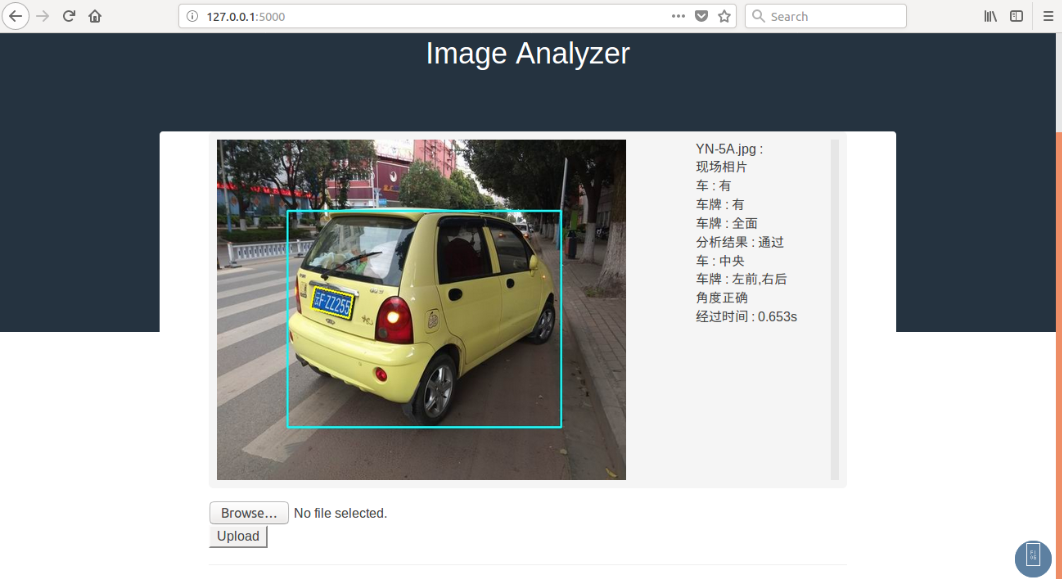
#> input picture imgs/lp.png, 1062 x 579 px
$ python -i shadowremoval.py   (imports and definitions only)   (older library calls are emulated)
#> lines starting #> are read from the running program, lines starting #| are printed output that depends on the picture
#> further down, picture is the input picture: shape (579, 1062, 3); mean B, G, R 160.6, 160.5, 157.7
### feature/bbox.py
#!/usr/bin/env python2
# -*- coding: utf-8 -*-
"""
Created on Mon Oct  2 22:10:46 2017

@author: junying

ref:http://opencv-python-tutroals.readthedocs.io/en/latest/py_tutorials/py_imgproc/py_contours/py_contour_features/py_contour_features.html?highlight=rectangle
    https://stackoverflow.com/questions/42235429/python-opencv-shape-detection
    https://stackoverflow.com/questions/41879315/opencv-using-cv2-approxpolydp-correctly
"""
import cv2
from skimage import io
import numpy as np
from .denoise import Denoise
#from extractfeature import morphological
from matplotlib import pyplot as plt
from feature.colorspace import checkBlue,checkYellow,rgb2hsv,opencv2skimage,skimage2opencv
from misc.switch import switch

def showResult(name,
               img):
    cv2.imshow(name,img)
    key = cv2.waitKey(0)
    if key == 27:
        cv2.destroyAllWindows()

# [114 lines left out: functions contour2bbox, contour2fitline, contour2convex, resizeBBoxes, shiftBBoxes, estimateColr and 2 more, not called in this run]

import math

# [110 lines left out: functions refineBBox, cropImg_by_BBox2, BBoxes2ROIs, ContourFiltering, removeBoundary, split, not called in this run]

def close(binary):
    kernel = cv2.getStructuringElement(cv2.MORPH_RECT,(5,5))
    return cv2.morphologyEx(binary, cv2.MORPH_CLOSE, kernel)

# [32 lines left out: functions mask2contour, grabcut, not called in this run]

from skimage import morphology
from skimage.segmentation import find_boundaries
from skimage import img_as_ubyte

# maintain the center of bbox
# [114 lines left out: functions resizeBBox, mimicHandwrite, masked, findBBox, drawBBox, not called in this run]

### feature/shadowremoval.py
#!/usr/bin/env python2
# -*- coding: utf-8 -*-
"""
Created on Sat Oct 14 07:22:18 2017

@author: junying
"""

import cv2
import numpy as np
from feature.bbox import showResult
import statistics
import math

def removeshadow(img):
    #
    hsv = cv2.cvtColor(img,cv2.COLOR_BGR2HSV)
#> hsv: shape (579, 1062, 3); mean H, S, V 38.5, 44.7, 166.6
    gray = cv2.cvtColor(img,cv2.COLOR_BGR2GRAY)
    gray = 255 - gray
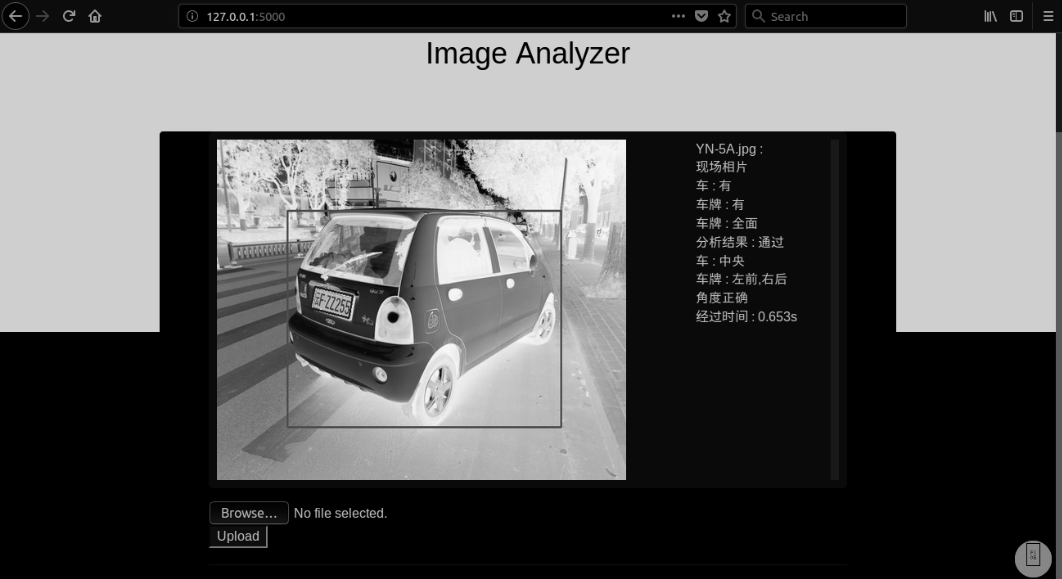
#> gray: shape (579, 1062); min 0, max 253, mean 95.4
    hsv[:,:,2] = gray
#> hsv: shape (579, 1062, 3); mean H, S, V 38.5, 44.7, 95.4
    bgr = cv2.cvtColor(hsv,cv2.COLOR_HSV2BGR)
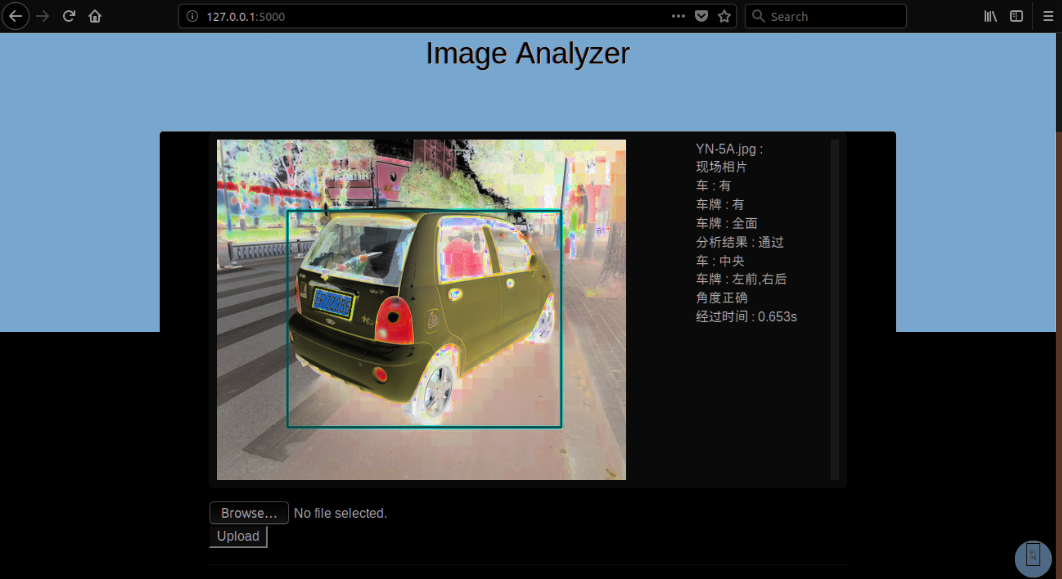
#> bgr: shape (579, 1062, 3); mean B, G, R 87.5, 80.4, 70.1
    #
    rgb_planes = cv2.split(bgr)

    result_planes = []
    result_norm_planes = []
    for plane in rgb_planes:
        dilated_img = cv2.dilate(plane, np.ones((7,7), np.uint8))
        bg_img = cv2.medianBlur(dilated_img, 21)
        diff_img = 255 - cv2.absdiff(plane, bg_img)
        norm_img = diff_img.copy()
        norm_img = cv2.normalize(diff_img, norm_img, alpha=0, beta=255, norm_type=cv2.NORM_MINMAX, dtype=cv2.CV_8UC1)
        result_planes.append(diff_img)
        result_norm_planes.append(norm_img)
#> this loop made 3 passes
#> pass 1, in removeshadow, `bg_img = cv2.medianBlur(dilated_img, 21)`:
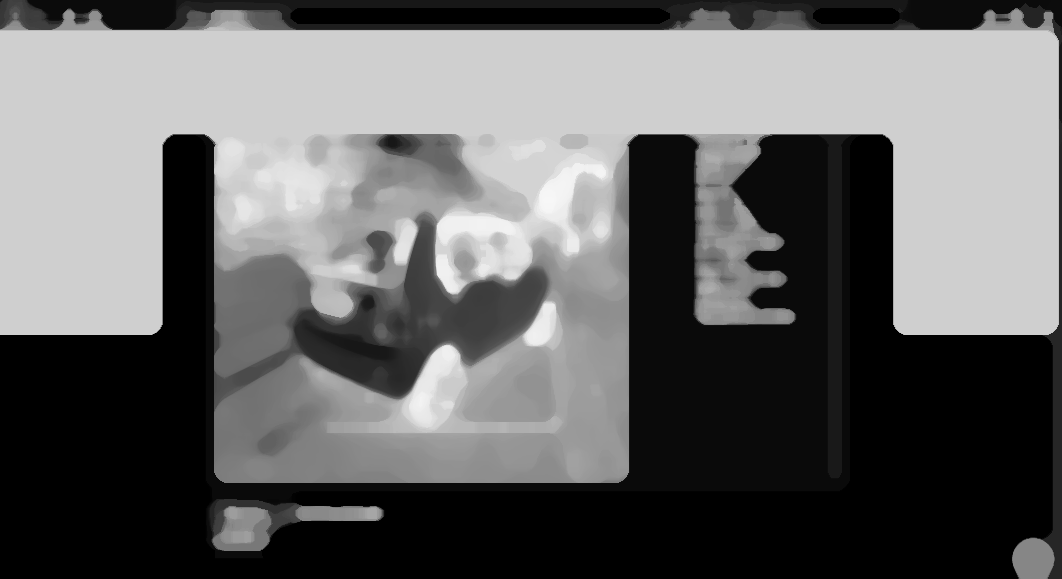
#> bg_img: shape (579, 1062); min 0, max 247, mean 101.9
#> pass 1, in removeshadow, `diff_img = 255 - cv2.absdiff(plane, bg_img)`:
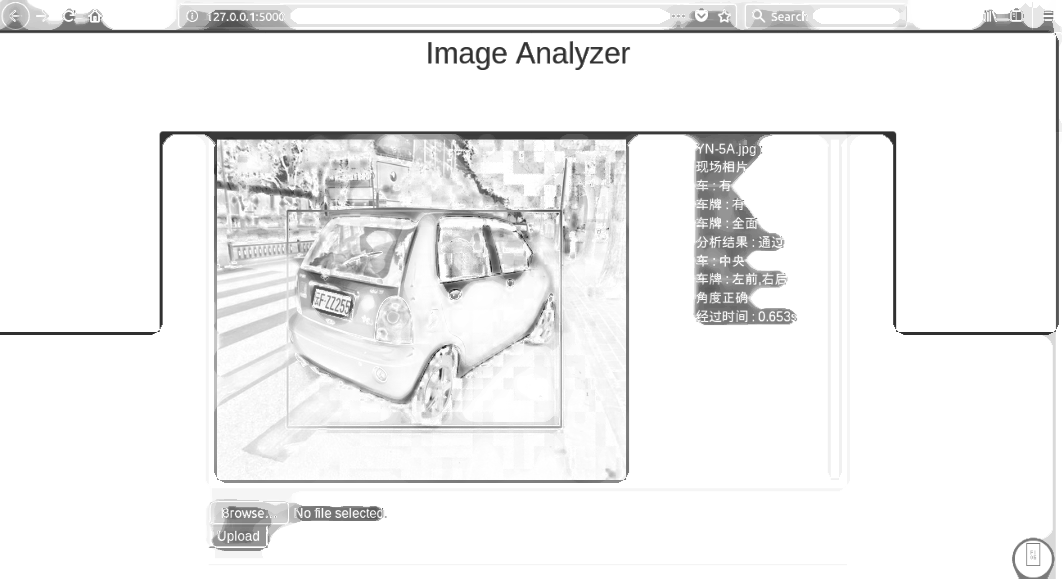
#> diff_img: shape (579, 1062); min 17, max 255, mean 240.3
#> after the loop:
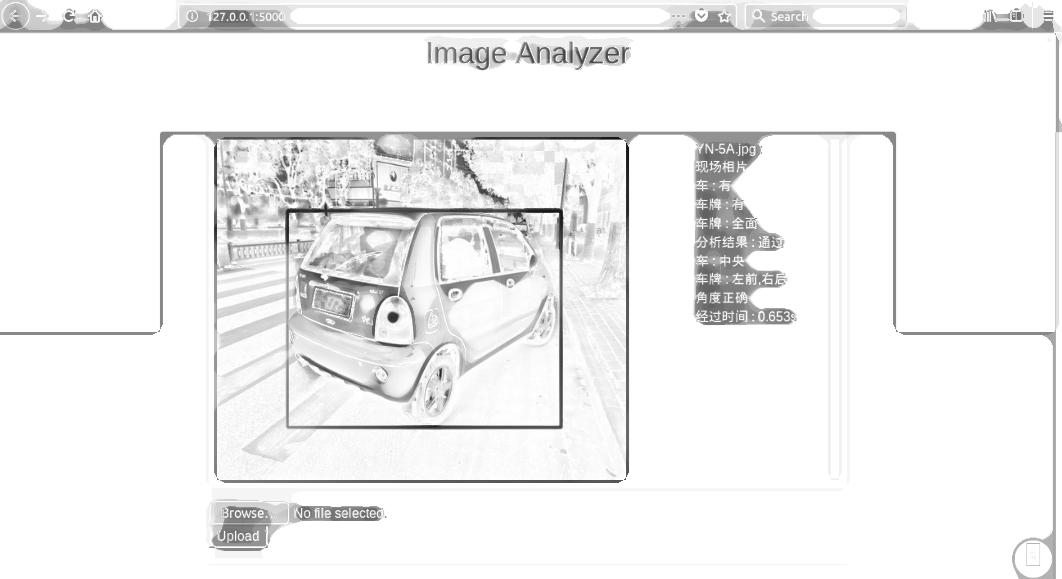
#> diff_img: shape (579, 1062); min 18, max 255, mean 240.9
#> after the loop:
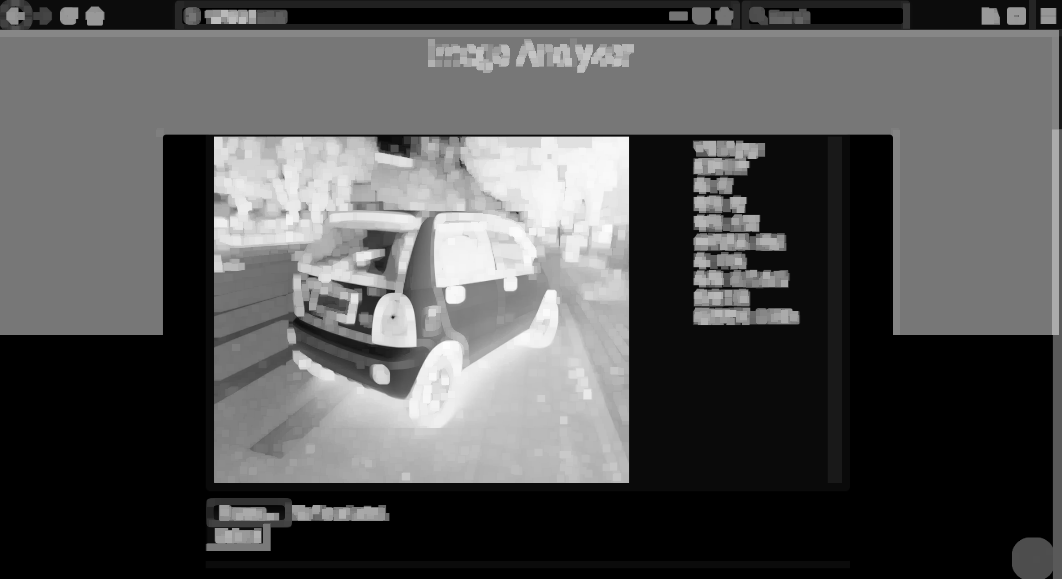
#> dilated_img: shape (579, 1062); min 0, max 253, mean 84.1
#> after the loop, result_norm_planes = 3 items; result_planes = 3 items

    result = cv2.merge(result_planes)
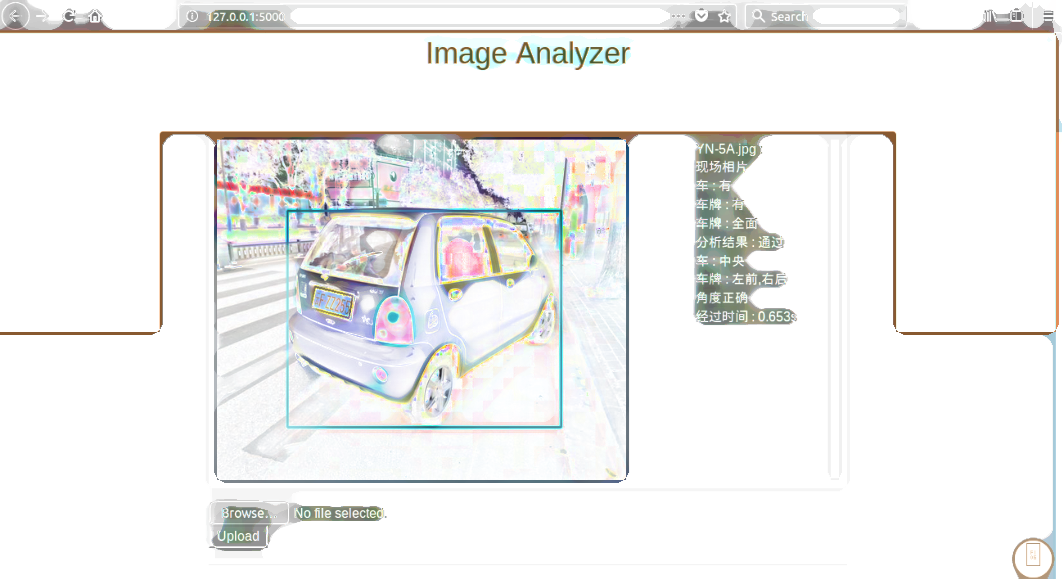
#> result: shape (579, 1062, 3); mean of channels 0, 1, 2 240.3, 241, 240.9; drawn as B, G, R
    result_norm = cv2.merge(result_norm_planes)

    showResult("result",result)
#> (key Esc is pressed here)
    showResult("result_norm",result_norm)
#> (key Enter is pressed here)
    return result,result_norm

# [107 lines left out: function removeshadow2, not called in this run]

>>> import cv2
>>> picture = cv2.imread('../imgs/lp.png')
>>> result = removeshadow(picture)
